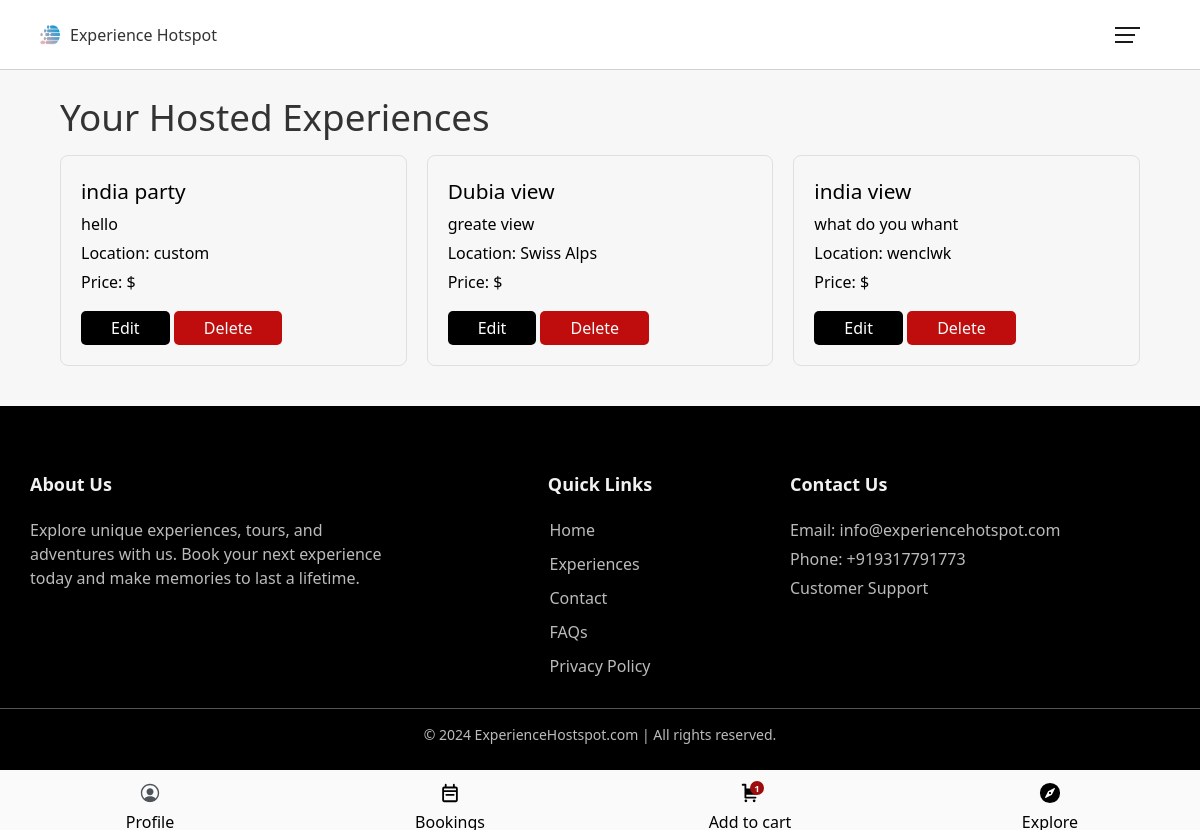
Screenshot of /vendor/vendor_list (signed in) with the database file from the repository.
### base/models.py (models this page shows, shortened)
class Experience(models.Model):
    CATEGORY_CHOICES = [
        ('adventure_outdoor', 'Adventure & Outdoor'),
        ('cultural_historical', 'Cultural & Historical'),
        ('food_drink', 'Food & Drink'),
        ('wellness_relaxation', 'Wellness & Relaxation'),
        ('entertainment_shows', 'Entertainment & Shows'),
        ('workshops_learning', 'Workshops & Learning'),
        ('nature_wildlife', 'Nature & Wildlife'),
        ('water_activities', 'Water Activities'),
        ('romantic_special', 'Romantic & Special Occasions'),
        ('family_friendly', 'Family-Friendly'),
        ('luxury_experiences', 'Luxury Experiences'),
        ('seasonal_holiday', 'Seasonal & Holiday'),
    ]
    title = models.CharField(max_length=255)
    description = models.TextField()
    category = models.CharField(max_length=50, choices=CATEGORY_CHOICES)
    location = models.CharField(max_length=255)
    private_group_price = models.DecimalField(max_digits=10, decimal_places=2, blank=True, null=True)
    private_group_max_guests = models.PositiveIntegerField(default=10)
    price_per_guest = models.DecimalField(max_digits=10, decimal_places=2, blank=True, null=True)  # Price per guest
    discount_price = models.DecimalField(max_digits=10, decimal_places=2, blank=True, null=True)  # Discount price (if applicable)
    extra_services = models.JSONField(blank=True, null=True)
    available_slots = models.IntegerField(blank=True, null=True)
    calendar_view = models.JSONField(blank=True, null=True)  # Visual representation of available time slots
    sessions_per_day = models.PositiveIntegerField(default=1)  # Number of sessions per day
    min_guests = models.PositiveIntegerField(default=1)  # Minimum number of guests
    max_guests = models.PositiveIntegerField(default=20)  # Maximum number of guests
    created_at = models.DateTimeField(auto_now_add=True)
    updated_at = models.DateTimeField(auto_now=True)
    end_time =models.CharField(max_length=255,null=True)
    start_time= models.CharField(max_length=255,null=True)
    vendor = models.ForeignKey('VendorProfile', on_delete=models.CASCADE, related_name='experiences')
    vendor_user = models.ForeignKey('UserProfile', on_delete=models.CASCADE, null=True)
    guest = models.IntegerField(default=0)
    images = models.ImageField(upload_to='experience_images/', null=True, blank=True)  # Image upload
    videos = models.FileField(upload_to='experience_videos/', null=True, blank=True)  # Vendor video upload
    tags = models.CharField(max_length=255, blank=True)  # Comma-separated tags for searching/filtering
    rating = models.DecimalField(max_digits=3, decimal_places=2, default=0.0)  # Average rating
    is_featured = models.BooleanField(default=False)  # Flag for featured experiences
    duration = models.CharField(max_length=50)  # Duration of the experience (e.g., "3 hours", "2 days")
    requirements = models.TextField(blank=True)  # Optional special requirements
    what_to_bring = models.TextField(blank=True)  # Optional list of recommended things to bring

### Vendors/views.py (the view)
# urls.py: path('vendor_list',views.vendor_list,name="vendor_list"),
@login_required(login_url='signin')
def vendor_list(request):
    list = Experience.objects.filter(vendor__user=request.user)
    context = {
        'list':list
    }
    return render(request, 'vendor/vendor-list.html',context)

### base/templates/vendor/vendor-list.html (shortened to what this page needs)
{% extends "base.html" %}
{% load static %}
{% block context %}
<!DOCTYPE html>
<html lang="en">
<head>
</head>
<body>
<div class="vendor_list-page">
    <div class="wrapper">
        <h1 class="page-head">Your Hosted Experiences</h1>
        <div class="experience-card-container grid">
            {% for list in list %}
             <div class="experience-card">
                 <h5 class = "experience-card-head">{{list.title}}</h5>
                 <p class = "experience-card-text">{{list.description|truncatechars:50}}</p>
                 <p class = "experience-card-text">Location: {{list.location}}</p>
                 <p class = "experience-card-text">Price: ${{list.price}}</p>
                 <div class="d-flex justify-content-end">
                     <a href="{% url 'vendor:host' %}" class="btn btn-black me-2">Edit</a>
                     <a href="{% url 'vendor:delete_expricence' list.pk %}" class="btn btn-danger">Delete</a>
                 </div>
             </div>
             {% endfor %}
        </div>
    </div>
</div>
</body>
</html>
{% endblock context %}

### base/static/css/style.css (style rules this page uses)
* { box-sizing: border-box; }
:root { --font-family: system-ui, -apple-system, BlinkMacSystemFont, 'Segoe UI', Roboto, Oxygen, Ubuntu, Cantarell, 'Open Sans', 'Helvetica Neue', sans-serif; --bg-clr : #7c89f1; --logo-clr: #5172bb; --outline-clr : #a492de; --btn-clr : #7138ff; --variant-clr : #217ef7; --light-text-clr : hsl(0,0%,98%); --btn-trans : scale 1s ease; }
html { scroll-behavior: smooth; }
body { margin : 0; padding : 0; font-family: var(--font-family); line-height: 1.5; }
.wrapper { width : 90%; max-width : 1200px; margin-inline: auto; }
.grid { display: grid; grid-template-columns: repeat(auto-fit, minmax(280px, 1fr)); gap : 20px; }
h2,h3,h4,p { margin :5px 0; }
a { text-decoration: none; color : black; }
.page-head, .section-head { font-weight: 500; font-size: 2.3rem; margin: 0px 0px 10px; }
.experience-card { border: 1px solid hsla(0, 0%, 10%, .2); padding: 15px; max-width: 500px; border-radius: 5px; transition : box-shadow .3s ease; }
.experience-card-head { margin : 0; font-size: 1.3rem; font-weight: 500; }
.experience-card .btn { padding : 5px 30px }
.btn { padding : 5px 12px; display: inline-block; border-radius: 5px; }
.btn-black { background-color: black; color: white; }

### base/templates/vendor/vendor-list.html (style rules this page uses)
body { background-color: #f7f7f7; }
h1 { color: #333; margin-bottom: 30px; }
.experience-card { border: 1px solid #e0e0e0; border-radius: 8px; padding: 20px; margin-bottom: 20px; transition: box-shadow 0.3s; }
.btn { padding : 5px 30px; display: inline-block; border-radius: 5px; }
.btn-black { background-color: black; color: white; margin-top: 12px; }
.btn-danger { background-color: hsl(0, 87%, 40%); color : hsl(0,0%,98%); }
.vendor_list-page { padding : 20px 0px; }

### rows the page displays
Experience: title "india party", description "hello", location "custom"
Experience: title "Dubia view", description "greate view", location "Swiss Alps"
Experience: title "india view", description "what do you whant", location "wenclwk"
